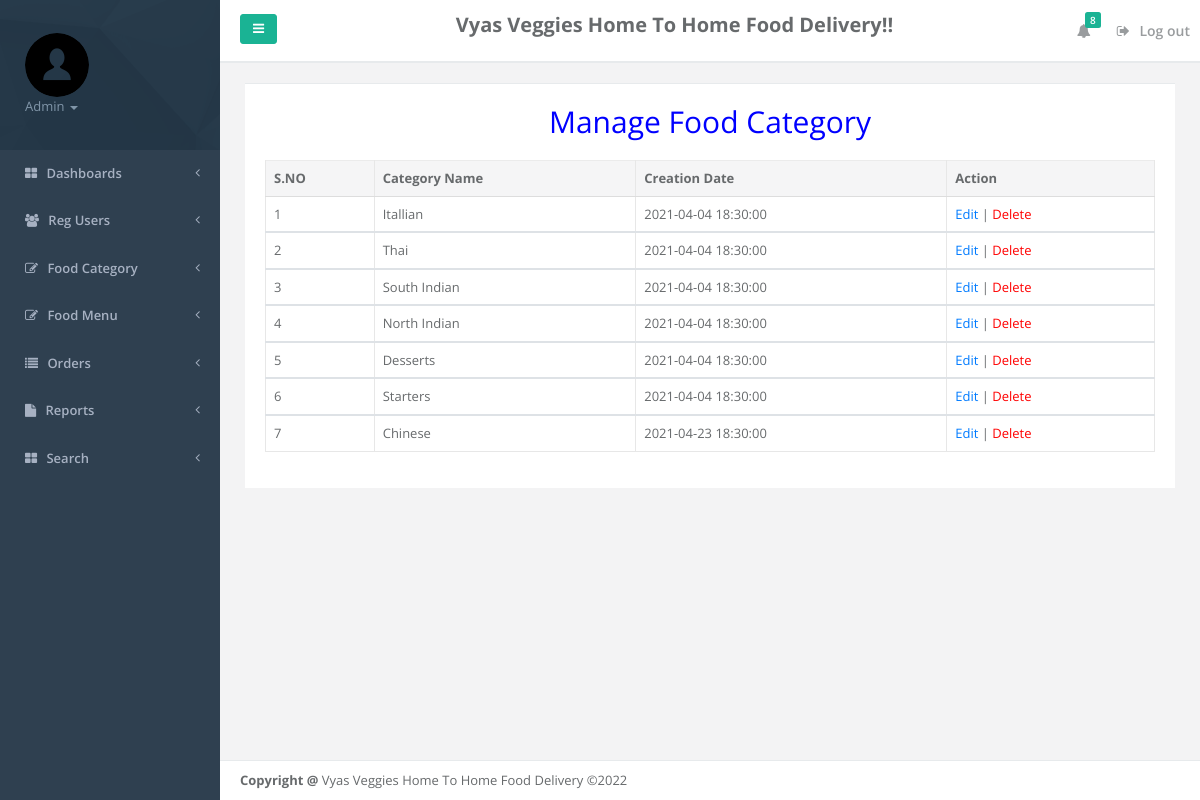
The page /admin/manage-foodcategory.php (signed in) on the database its author committed.
### tables this page shows
CREATE TABLE `tblcategory` (
  `ID` int(5) NOT NULL,
  `CategoryName` varchar(120) DEFAULT NULL,
  `CreationDate` timestamp NULL DEFAULT current_timestamp()
);

### admin/manage-foodcategory.php (the view, shortened to what this page needs)
<?php
include('includes/dbconnection.php');
if (strlen($_SESSION['fosaid']==0)) {
  header('location:logout.php');
  } else{
  ?>
<!DOCTYPE html>
<html>
<head>
    <link href="css/bootstrap.min.css" rel="stylesheet">
    <link href="font-awesome/css/font-awesome.css" rel="stylesheet">
    <link href="css/plugins/iCheck/custom.css" rel="stylesheet">
    <link href="css/plugins/steps/jquery.steps.css" rel="stylesheet">
    <link href="css/animate.css" rel="stylesheet">
    <link href="css/style.css" rel="stylesheet">
</head>
<body>
    <div id="wrapper">
    <?php include_once('includes/leftbar.php');?>
        <div id="page-wrapper" class="gray-bg">
             <?php include_once('includes/header.php');?>
        <div class="row border-bottom">
        </div>
        <div class="wrapper wrapper-content animated fadeInRight">
            <div class="row">
                <div class="col-lg-12">
                    <div class="ibox">
                        <div class="ibox-content">
                                 <table class="table table-bordered mg-b-0">
                                    <p style="text-align: center; color: blue;font-size: 30px">Manage Food Category </p>
              <thead>
                <tr>
                  <th>S.NO</th>
                  <th>Category Name</th>
                  <th>Creation Date</th>
                  <th>Action</th>
                </tr>
              </thead>
              <?php
$ret=mysqli_query($con,"select * from tblcategory");
$cnt=1;
while ($row=mysqli_fetch_array($ret)) {
?>
              <tbody>
                <tr>
                  <td><?php echo $cnt;?></td>
                  <td><?php  echo $row['CategoryName'];?></td>
                  <td><?php  echo $row['CreationDate'];?></td>
                  <td><a href="editcategory.php?editid=<?php echo $row['ID'];?>">Edit</a> |
                    <a href="manage-foodcategory.php?del=<?php echo $row['ID'];?>" style="color:red;" onclick="return confirm('Do you really want to delete the category?');">Delete</a>
                </tr>
                <?php
$cnt=$cnt+1;
}?>
              </tbody>
            </table>
                        </div>
                    </div>
                    </div>
                </div>
            </div>
        <?php include_once('includes/footer.php');?>
        </div>
        </div>
</body>
</html>
<?php } ?>

### admin/includes/leftbar.php (shortened to what this page needs)
    <nav class="navbar-default navbar-static-side" role="navigation">
        <div class="sidebar-collapse">
            <ul class="nav metismenu" id="side-menu">
                <li class="nav-header">
                    <div class="dropdown profile-element">
                        <img alt="image" class="rounded-circle" src="img/user.png"/>
                        <a data-toggle="dropdown" class="dropdown-toggle" href="#">
                            <?php
$admid=$_SESSION['fosaid'];
$ret=mysqli_query($con,"select AdminName from tbladmin where ID='$admid'");
$row=mysqli_fetch_array($ret);
$name=$row['AdminName'];
?>
                            <span class="text-muted text-xs block"><?php echo $name; ?> <b class="caret"></b></span>
                        </a>
                    </div>
                </li>
                <li>
                    <a href="dashboard.php"><i class="fa fa-th-large"></i> <span class="nav-label">Dashboards</span> <span class="fa arrow"></span></a>
                                    </li>
                                    <li>
                    <a href="user-detail.php"><i class="fa fa-users"></i> <span class="nav-label">Reg Users</span> <span class="fa arrow"></span></a>
                                    </li>
                <li>
                    <a href="#"><i class="fa fa-edit"></i> <span class="nav-label">Food Category</span><span class="fa arrow"></span></a>
                </li>
 <li>
                    <a href="#"><i class="fa fa-edit"></i> <span class="nav-label">Food Menu</span><span class="fa arrow"></span></a>
                </li>
                <li>
                    <a href="#"><i class="fa fa-list"></i> <span class="nav-label">Orders</span><span class="fa arrow"></span></a>
                </li>
                   <li>
                    <a href="#"><i class="fa fa-file"></i> <span class="nav-label">Reports</span><span class="fa arrow"></span></a>
                </li>
                <li>
                    <a href="search.php"><i class="fa fa-th-large"></i> <span class="nav-label">Search</span> <span class="fa arrow"></span></a>
                                    </li>
            </ul>
        </div>
    </nav>

### rows shown on the page
tblcategory: CategoryName "Itallian", CreationDate "2021-04-04 18:30:00"
tblcategory: CategoryName "Thai", CreationDate "2021-04-04 18:30:00"
tblcategory: CategoryName "South Indian", CreationDate "2021-04-04 18:30:00"
tblcategory: CategoryName "North Indian", CreationDate "2021-04-04 18:30:00"
tblcategory: CategoryName "Desserts", CreationDate "2021-04-04 18:30:00"
tblcategory: CategoryName "Starters", CreationDate "2021-04-04 18:30:00"
tblcategory: CategoryName "Chinese", CreationDate "2021-04-23 18:30:00"

### other values the page prints
$name "Admin"
$num "8"
